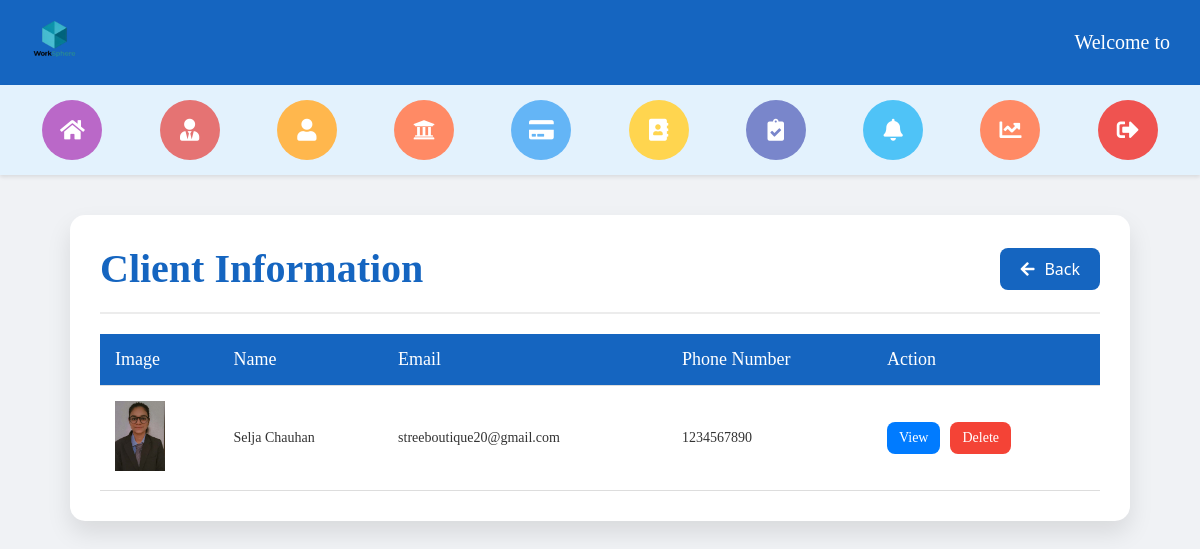
Screenshot of /administrator/admin_client/ (signed in) with the database file from the repository.
### client/models.py (models this page shows, shortened)
class ClientRegisterLogin(models.Model):
    profile_photo = models.ImageField(upload_to='profile_photos/')
    first_name = models.CharField(max_length=30)
    last_name = models.CharField(max_length=30)
    username = models.CharField(max_length=30, unique=True)
    email = models.EmailField(unique=True)
    password = models.CharField(max_length=100)
    phone_no = models.CharField(max_length=15)
    company = models.CharField(max_length=100)
    location = models.CharField(max_length=100, null=True)
    bio = models.TextField(null=True, max_length=1000)

### administrator/views.py (the view)
# urls.py: path('admin_client/', views.admin_client, name='admin_client'),
def admin_client(request):
    if not request.session.get('admin'):
        return render('admin_login')
    client = ClientRegisterLogin.objects.all()
    admin_email = request.session.get('admin')
    context ={
        'clients' : client,
        'admin_email' : admin_email,
    }
    return render(request, 'admin_client.html', context)

### administrator/templates/admin_client.html (shortened to what this page needs)
{% extends 'admin_header_2.html' %}
{% block content %}
<!DOCTYPE html>
<html lang="en">
<head>
  <link rel="stylesheet" href="https://cdnjs.cloudflare.com/ajax/libs/font-awesome/5.15.4/css/all.min.css">
</head>
<body>
  <div class="client-container">
    <div class="client-header">
      <h2>Client Information</h2>
      <a href="{% url 'admin_dashboard' %}" class="back-button"><i class="fas fa-arrow-left"></i>Back</a>
    </div>
    <table class="client-table">
      <thead>
        <tr>
          <th>Image</th>
          <th>Name</th>
          <th>Email</th>
          <th>Phone Number</th>
          <th>Action</th>
        </tr>
      </thead>
      <tbody>
        {% for client in clients %}
        <tr>
          <td><img src="{{ client.profile_photo.url }}" alt="Client Photo" width="50"></td>
          <td>{{ client.first_name }} {{ client.last_name }}</td>
          <td>{{ client.email }}</td>
          <td>{{ client.phone_no }}</td>
          <td>
            <div class="action-buttons">
              <button class="view-button" onclick="viewClient({{ client.id }}, '{{ client.profile_photo.url }}', '{{ client.first_name }} {{ client.last_name }}', '{{ client.username }}', '{{ client.email }}', '{{ client.phone_no }}', '{{ client.company }}', '{{ client.location }}', '{{ client.bio }}')">View</button>
              <form method="post" action="{% url 'admin_delete_client' client.id %}">
                <button type="submit" class="delete-button">Delete</button>
              </form>
            </div>
          </td>
        </tr>
        {% endfor %}
      </tbody>
    </table>
  </div>
</body>
</html>
{% endblock %}

### administrator/templates/admin_header_2.html (style rules this page uses)
body { margin: 0; font-family: 'Segoe UI', Tahoma, Geneva, Verdana, sans-serif; background-color: #f4f4f4; }

### administrator/templates/admin_client.html (style rules this page uses)
body { margin: 0; background-color: #f0f2f5; color: #333; }
.client-container { max-width: 1000px; background: #fff; margin: 40px auto; border-radius: 15px; box-shadow: 0 12px 24px rgba(0, 0, 0, 0.1); overflow: hidden; padding: 30px; }
.client-header { display: flex; justify-content: space-between; align-items: center; border-bottom: 2px solid #ececec; padding-bottom: 20px; margin-bottom: 20px; }
.client-header h2 { font-size: 40px; font-family: Candara; color: #1565c0; font-weight: 600; margin: 0; }
.back-button { display: flex; align-items: center; padding: 10px 20px; background-color: #1565c0; color: white; border: none; border-radius: 8px; cursor: pointer; font-size: 16px; text-decoration: none; transition: background-color 0.3s ease, transform 0.3s ease; }
.back-button i { margin-right: 10px; }
.client-table { width: 100%; border-collapse: collapse; margin-top: 20px; }
.client-table th, .client-table td { padding: 15px; text-align: left; border-bottom: 1px solid #ddd; font-family: Verdana; font-size: 14px; }
.client-table th { background-color: #1565c0; font-weight: 500; color: white; font-family: Candara; font-size: 18px; }
.action-buttons { display: flex; gap: 10px; }
.view-button, .delete-button { padding: 8px 12px; border: none; border-radius: 8px; cursor: pointer; font-size: 14px; font-family: verdana; transition: background-color 0.3s ease, transform 0.3s ease; }
.view-button { background-color: #007bff; color: white; }
.delete-button { background-color: #f44336; color: white; }

### rows the page displays
ClientRegisterLogin: profile_photo (picture), first_name "Selja", last_name "Chauhan", email "streeboutique20@gmail.com", phone_no "1234567890"
